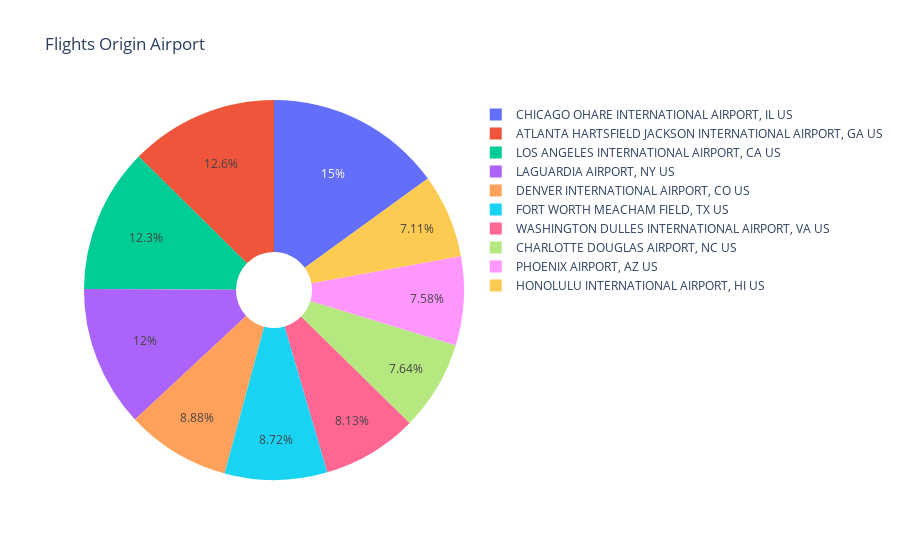

Here is the notebook cell this chart was saved with:
### Code cell
# plotting departure airports for better visualization

# colors = sns.color_palette("colorblind", len(years))
colors = pal

df_airport = sampled_df['ORIGIN_AIRPORT_NAME'].value_counts()[:10]
label = df_airport.index
size = df_airport.values

trace = go.Pie(labels=label, values=size, marker=dict(colors=colors),hole = .2)

data = [trace]
layout = go.Layout(
    title='Flights Origin Airport'
)

fig = go.Figure(data=data, layout=layout)
py.iplot(fig)

### Figure 1 — Plotly figure (JSON) as saved in the notebook; plotly's stock layout.template omitted (floating-point values rounded to 4 significant figures)
{"data": [{"hole": 0.2, "labels": ["CHICAGO OHARE INTERNATIONAL AIRPORT, IL US", "ATLANTA HARTSFIELD JACKSON INTERNATIONAL AIRPORT, GA US", "LOS ANGELES INTERNATIONAL AIRPORT, CA US", "LAGUARDIA AIRPORT, NY US", "DENVER INTERNATIONAL AIRPORT, CO US", "FORT WORTH MEACHAM FIELD, TX US", "WASHINGTON DULLES INTERNATIONAL AIRPORT, VA US", "CHARLOTTE DOUGLAS AIRPORT, NC US", "PHOENIX AIRPORT, AZ US", "HONOLULU INTERNATIONAL AIRPORT, HI US"], "marker": {"colors": [[0, 0.5608, 0.8353], [0.9882, 0.3098, 0.1882], [0.898, 0.6824, 0.2196], [0.4275, 0.5647, 0.3098], [0.5451, 0.5451, 0.5451], [0.5059, 0.05882, 0.4863]]}, "type": "pie", "values": [44820, 37629, 36709, 35891, 26485, 26022, 24253, 22784, 22610, 21209]}], "layout": {"title": {"text": "Flights Origin Airport"}}}
